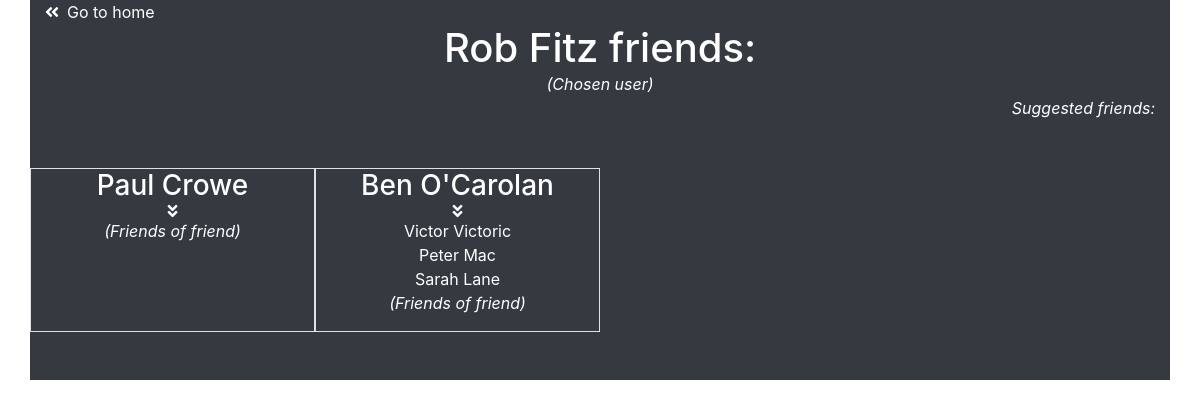
The app's page /single_user.php?id=2 with its own data.
### tables this page shows
CREATE TABLE `users` (
  `id` int(11) NOT NULL,
  `firstname` varchar(100) NOT NULL,
  `surname` varchar(100) NOT NULL,
  `age` int(11) DEFAULT NULL,
  `gender` varchar(50) NOT NULL
);

### app/Database.php (called while the page is built, shortened)
<?php
abstract class Database{
    protected $dbh;
    protected $stmt;
    public function __construct()
    {
        $this->dbh = new PDO("mysql:host=localhost;dbname=insta;charset=utf8mb4",'root',"123456",array(
            PDO::ATTR_ERRMODE => PDO::ERRMODE_EXCEPTION,
            PDO::ATTR_PERSISTENT => false
        ));
    }
    public function query($query)
    {
        $this->stmt = $this->dbh->prepare($query);
    }
    public function bind($param, $value, $type = null){
        if (is_null($type)) {
            switch (true) {
                default:
                    $type = PDO::PARAM_STR;
            }
        }
        $this->stmt->bindValue($param, $value, $type);
    }
    public function execute(){
        $this->stmt->execute();
    }
    public function resultSet(){
        $this->execute();
        return $this->stmt->fetchAll(PDO::FETCH_OBJ);
    }
    public function single(){
        $this->execute();
        return $this->stmt->fetch(PDO::FETCH_OBJ);
    }
    public function find($id)
    {
        $this->query("SELECT * FROM ".$this->table." WHERE id = :id");
        $this->bind(":id",$id);
        return $this->single();
    }
}

### app/Users.php (called while the page is built, shortened)
<?php
class Users extends Database
{
    public function friendsByUser($id)
    {
        $this->query("SELECT
                  users.firstname,
                  users.surname,
                  friends.user2
                  FROM users
                  INNER JOIN friends
                  ON users.id = friends.user1
                  WHERE users.id = '$id'
                    ");
        return $this->resultSet();
    }
}

### single_user.php (the view, shortened to what this page needs)
<html>
<head>
    <link rel="stylesheet" href="https://stackpath.bootstrapcdn.com/bootstrap/4.3.1/css/bootstrap.min.css">
    <link rel="stylesheet" href="https://pro.fontawesome.com/releases/v5.10.0/css/all.css"/>
</head>
<body>
<?php
$user = new Users();
if(isset($_GET['id'])){
    $user_id = $_GET['id'];
    $chosen_user = $user->find($user_id);
    $friendsOfChosen = $user->friendsByUser($user_id);
}
?>
<div class="container bg-dark text-white">
    <i class="fas fa-angle-double-left mr-2"></i><a href="index.php" class="text-white text-decoration-none">Go to home</a>
    <h1 class="text-center mb-0"><?php echo "$chosen_user->firstname $chosen_user->surname friends:"; ?></h1>
    <p class="text-center m-0 p-0"><i>(Chosen user)</i></p>
    <div class="text-right mb-5"><span class="text-center m-0 p-0 mb-5"><i>Suggested friends:</i></span><br>
    </div>
    <div class="row">
<?php
$array = [];
?>
    <?php foreach ($friendsOfChosen as $friend) :   ?>
        <?php $findFriend = $user->find($friend->user2);
        $array[] .= $friend->user2;
        ?>
            <div class="col-sm-6 col-md-3 col-lg-3 mb-5 border">
                <h3 class='text-center mb-0'><a class='text-decoration-none text-white'
                                             href='single_user.php?id=<?php echo $findFriend->id ?>'><?php  echo $findFriend->firstname.' '.$findFriend->surname ?></a> </h3>
                <div class="text-center"><i class="fas fa-angle-double-down"></i></div>
                <?php $friendsOfFriend = $user->friendsByUser($findFriend->id); ?>
                <?php foreach ($friendsOfFriend as $value) :   ?>
                <?php $findFriend2 = $user->find($value->user2); ?>
                <?php
                    if (!in_array($findFriend2->id, $array)) {
                        if($user_id == $findFriend2->id){
                            continue;
                        }
                        echo "<p class='text-center mb-0'><a class='text-decoration-none text-white' href='single_user.php?id=$findFriend2->id'>$findFriend2->firstname $findFriend2->surname</a></p>";
                    }
                ?>
                <?php endforeach; ?>
                <p class='text-center'><i>(Friends of friend)</i></p>
            </div>
    <?php endforeach; ?>
    </div>
</div>
</body>
</html>

### records on screen
users: firstname "Rob", surname "Fitz", users.firstname "Paul", users.surname "Crowe", users.firstname "Ben", users.surname "O'Carolan"
users: users.firstname "Victor", users.surname "Victoric", users.firstname "Peter", users.surname "Mac", users.firstname "Sarah", users.surname "Lane"
